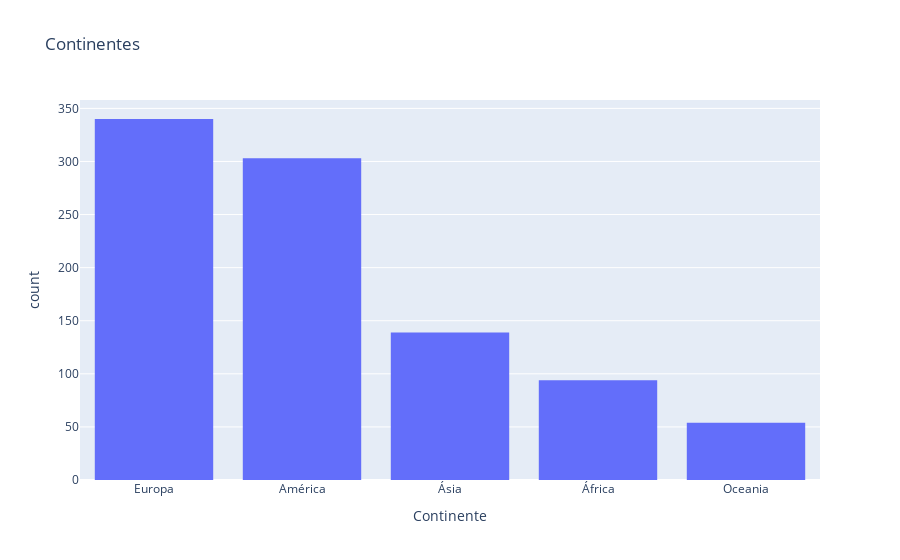

Write notebook code for a chart like this one.
### Markdown cell above
# Considerações levadas por esse gráfico:

• O continente Europeu é o continente de onde mais o RJ recebe turistas.

### Code cell
graph = px.histogram(df, x='Continente', title='Continentes')
graph.update_xaxes(categoryorder='total descending')
graph.show()

### Figure 1 — Plotly figure (JSON) as saved in the notebook; plotly's stock layout.template omitted (floating-point values rounded to 4 significant figures; data arrays with more than 128 entries replaced by an {"elided": "..."} marker saying what was removed)
{"data": [{"alignmentgroup": "True", "bingroup": "x", "hovertemplate": "Continente=%{x}<br>count=%{y}<extra></extra>", "legendgroup": "", "marker": {"color": "#636efa", "pattern": {"shape": ""}}, "name": "", "offsetgroup": "", "orientation": "v", "showlegend": false, "type": "histogram", "x": {"elided": "930 str values"}, "xaxis": "x", "yaxis": "y"}], "layout": {"barmode": "relative", "legend": {"tracegroupgap": 0}, "title": {"text": "Continentes"}, "xaxis": {"anchor": "y", "categoryorder": "total descending", "domain": [0, 1], "title": {"text": "Continente"}}, "yaxis": {"anchor": "x", "domain": [0, 1], "title": {"text": "count"}}}}
